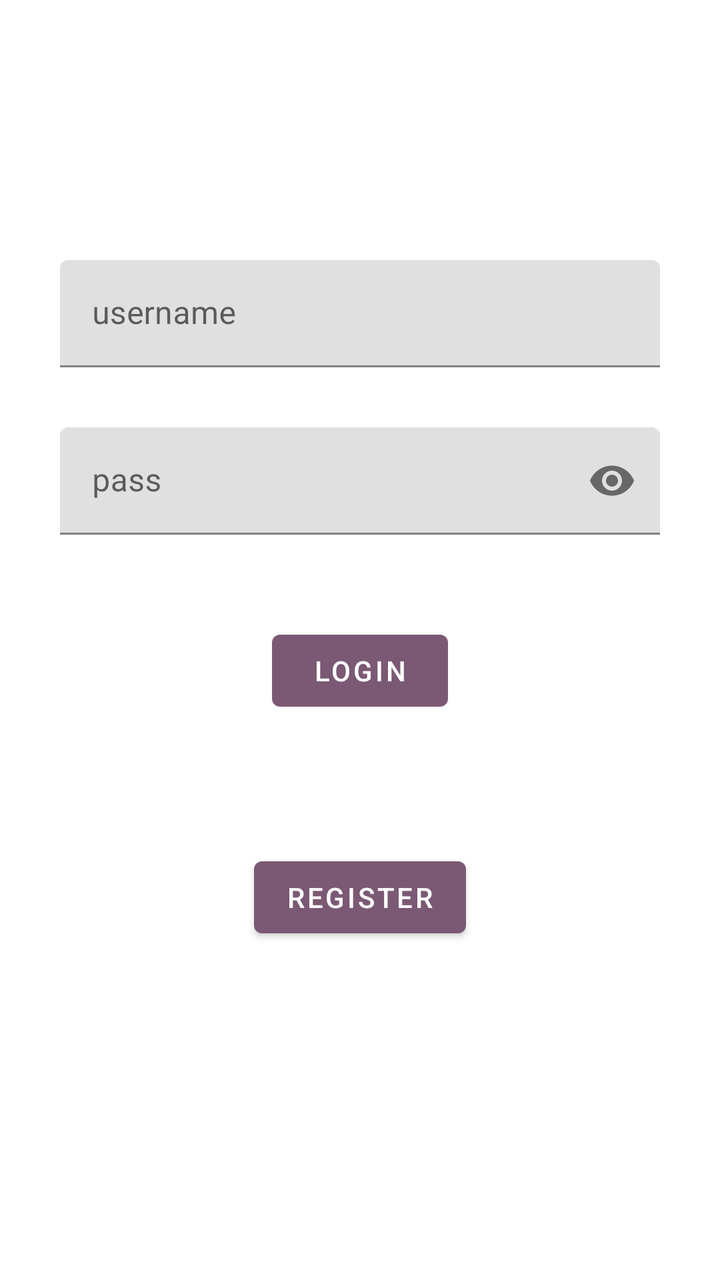
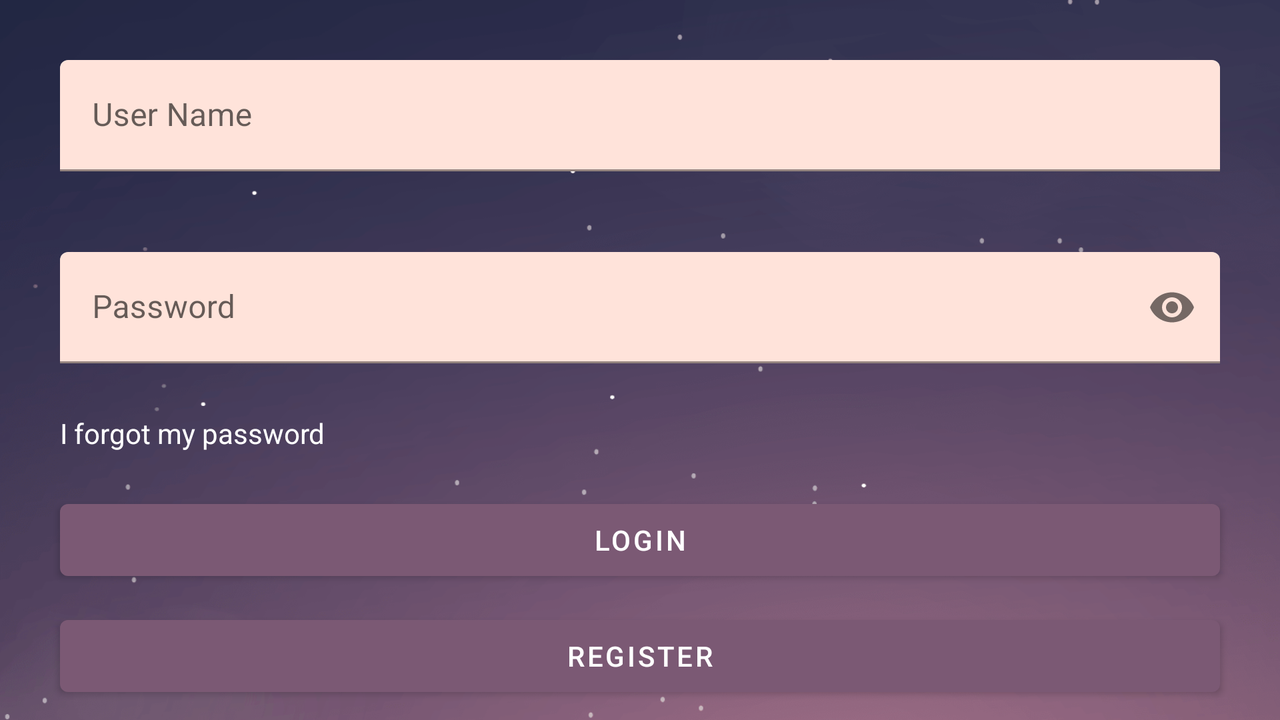

The same Android screen from two of the app's own layout files: first res/layout/ as a phone draws it, then the repository's variant for another configuration, drawn on a device whose configuration selects that folder. Both files follow.
<!-- AndroidManifest.xml: application theme AppTheme -->
<!-- res/layout/fragment_login.xml -->
<?xml version="1.0" encoding="utf-8"?>
<androidx.constraintlayout.widget.ConstraintLayout xmlns:android="http://schemas.android.com/apk/res/android"
    xmlns:app="http://schemas.android.com/apk/res-auto"
    xmlns:tools="http://schemas.android.com/tools"
    android:layout_width="match_parent"
    android:layout_height="match_parent"
    tools:context=".LoginFragment"
    android:background="@drawable/wallpaper">

    <com.google.android.material.textfield.TextInputLayout
        android:id="@+id/loginUser"
        android:layout_width="match_parent"
        android:layout_height="wrap_content"
        android:layout_marginTop="130dp"
        android:layout_marginHorizontal="30dp"
        android:hint="username"
        style="@style/Widget.MaterialComponents.TextInputLayout.FilledBox.Dense"
        app:layout_constraintEnd_toEndOf="parent"
        app:layout_constraintStart_toStartOf="parent"
        app:layout_constraintTop_toTopOf="parent">

        <com.google.android.material.textfield.TextInputEditText
            android:inputType="textPersonName"
            android:layout_width="match_parent"
            android:layout_height="wrap_content" />

    </com.google.android.material.textfield.TextInputLayout>

    <com.google.android.material.textfield.TextInputLayout
        android:id="@+id/loginPass"
        android:layout_width="match_parent"
        android:layout_height="wrap_content"
        android:layout_margin="30dp"
        android:hint="pass"
        style="@style/Widget.MaterialComponents.TextInputLayout.FilledBox.Dense"
        app:endIconMode="password_toggle"
        app:layout_constraintEnd_toEndOf="parent"
        app:layout_constraintStart_toStartOf="parent"
        app:layout_constraintTop_toBottomOf="@id/loginUser">

        <com.google.android.material.textfield.TextInputEditText
            android:inputType="textPassword"
            android:layout_width="match_parent"
            android:layout_height="wrap_content" />

    </com.google.android.material.textfield.TextInputLayout>

    <TextView
        android:id="@+id/tvForgot"
        android:layout_marginTop="5dp"
        android:layout_width="wrap_content"
        android:layout_height="wrap_content"
        android:text="I forgot my password"
        android:textColor="#FFFFFF"
        app:layout_constraintStart_toStartOf="@id/loginPass"
        app:layout_constraintTop_toBottomOf="@+id/loginPass" />
    <Button
        android:layout_marginTop="20dp"
        android:text="@string/login"
        android:id="@+id/bLoginLogin"
        android:layout_width="wrap_content"
        android:layout_height="wrap_content"
        app:layout_constraintEnd_toEndOf="parent"
        app:layout_constraintStart_toStartOf="parent"
        app:layout_constraintTop_toBottomOf="@+id/tvForgot" />

    <TextView
        android:id="@+id/tvReg"
        android:layout_marginTop="20dp"
        android:layout_width="wrap_content"
        android:layout_height="wrap_content"
        android:gravity="center_horizontal"
        android:text="Don't have an account?\nRegister now for free!"
        android:textColor="#FFFFFF"
        app:layout_constraintEnd_toEndOf="parent"
        app:layout_constraintStart_toStartOf="parent"
        app:layout_constraintTop_toBottomOf="@+id/bLoginLogin" />

    <Button
        android:layout_marginTop="10dp"
        android:text="@string/register"
        android:id="@+id/bLoginRegister"
        android:layout_width="wrap_content"
        android:layout_height="wrap_content"
        app:layout_constraintEnd_toEndOf="parent"
        app:layout_constraintStart_toStartOf="parent"
        app:layout_constraintTop_toBottomOf="@+id/tvReg" />

</androidx.constraintlayout.widget.ConstraintLayout>
<!-- resources referenced by this layout -->
<resources>
  <string name="login">Login</string>
  <string name="register">register</string>
  <style name="AppTheme" parent="Theme.MaterialComponents.Light.NoActionBar">
          
          <item name="colorPrimary">@color/colorPrimary</item>
          <item name="colorPrimaryDark">@color/colorPrimaryDark</item>
          <item name="colorAccent">@color/colorAccent</item>
      </style>
  <color name="colorPrimary">#7b5974</color>
  <color name="colorPrimaryDark">#212641</color>
  <color name="colorAccent">#03DAC5</color>
</resources>
<!-- res/layout-land/fragment_login.xml (the repository's variant of the layout above) -->
<!-- drawn on the phone turned sideways -->
<?xml version="1.0" encoding="utf-8"?>
<androidx.constraintlayout.widget.ConstraintLayout xmlns:android="http://schemas.android.com/apk/res/android"
    xmlns:app="http://schemas.android.com/apk/res-auto"
    xmlns:tools="http://schemas.android.com/tools"
    android:layout_width="match_parent"
    android:layout_height="match_parent"
    tools:context=".LoginFragment"
    android:background="@drawable/wallpaperland"
    >



    <com.google.android.material.textfield.TextInputLayout
        android:id="@+id/loginUser"
        android:layout_width="match_parent"
        android:layout_height="wrap_content"
        android:layout_marginTop="30dp"
        android:layout_marginHorizontal="30dp"
        android:hint="@string/user_name"
        style="@style/EditText"
        app:errorEnabled="true"
        app:layout_constraintEnd_toEndOf="parent"
        app:layout_constraintStart_toStartOf="parent"
        app:layout_constraintTop_toTopOf="parent">

        <com.google.android.material.textfield.TextInputEditText
            android:id="@+id/etloginUser"
            android:inputType="textPersonName"
            android:layout_width="match_parent"
            android:layout_height="wrap_content" />

    </com.google.android.material.textfield.TextInputLayout>

    <com.google.android.material.textfield.TextInputLayout
        android:id="@+id/loginPass"
        android:layout_width="match_parent"
        android:layout_height="wrap_content"
        android:layout_marginHorizontal="30dp"
        android:hint="@string/password"
        style="@style/EditText"
        app:errorEnabled="true"
        app:endIconMode="password_toggle"
        app:layout_constraintEnd_toEndOf="parent"
        app:layout_constraintStart_toStartOf="parent"
        app:layout_constraintTop_toBottomOf="@id/loginUser">

        <com.google.android.material.textfield.TextInputEditText
            android:id="@+id/etloginPass"
            android:inputType="textPassword"
            android:layout_width="match_parent"
            android:layout_height="wrap_content" />

    </com.google.android.material.textfield.TextInputLayout>

    <TextView
        android:id="@+id/tvForgot"
        android:layout_marginTop="5dp"
        android:layout_width="wrap_content"
        android:layout_height="wrap_content"
        android:text="@string/forgot"
        android:textColor="#FFFFFF"
        app:layout_constraintStart_toStartOf="@id/loginPass"
        app:layout_constraintTop_toBottomOf="@+id/loginPass" />
    <Button
        android:layout_marginTop="20dp"
        android:text="@string/login"
        android:id="@+id/bLoginLogin"
        android:layout_marginHorizontal="30dp"
        android:layout_width="match_parent"
        android:layout_height="wrap_content"
        app:layout_constraintEnd_toEndOf="parent"
        app:layout_constraintStart_toStartOf="parent"
        app:layout_constraintTop_toBottomOf="@+id/tvForgot" />


    <Button
        android:layout_marginTop="10dp"
        android:text="@string/register"
        android:id="@+id/bLoginRegister"
        android:layout_marginHorizontal="30dp"
        android:layout_width="match_parent"
        android:layout_height="wrap_content"
        app:layout_constraintEnd_toEndOf="parent"
        app:layout_constraintStart_toStartOf="parent"
        app:layout_constraintTop_toBottomOf="@+id/bLoginLogin" />

</androidx.constraintlayout.widget.ConstraintLayout>
<!-- resources referenced by the variant -->
<!-- as the phone turned sideways resolves them -->
<resources>
  <!-- drawable wallpaperland: png bitmap (drawable, 200636 bytes) -->
  <string name="forgot">I forgot my password</string>
  <string name="login">Login</string>
  <string name="password">Password</string>
  <string name="register">register</string>
  <string name="user_name">User Name</string>
  <style name="EditText">
          <item name="android:layout_marginTop">20dp</item>
          <item name="boxBackgroundColor">@color/sunColor</item>
      </style>
  <style name="AppTheme" parent="Theme.MaterialComponents.Light.NoActionBar">
          
          <item name="colorPrimary">@color/colorPrimary</item>
          <item name="colorPrimaryDark">@color/colorPrimaryDark</item>
          <item name="colorAccent">@color/colorAccent</item>
      </style>
  <color name="sunColor">#ffe3da</color>
  <color name="colorPrimary">#7b5974</color>
  <color name="colorPrimaryDark">#212641</color>
  <color name="colorAccent">#03DAC5</color>
</resources>
